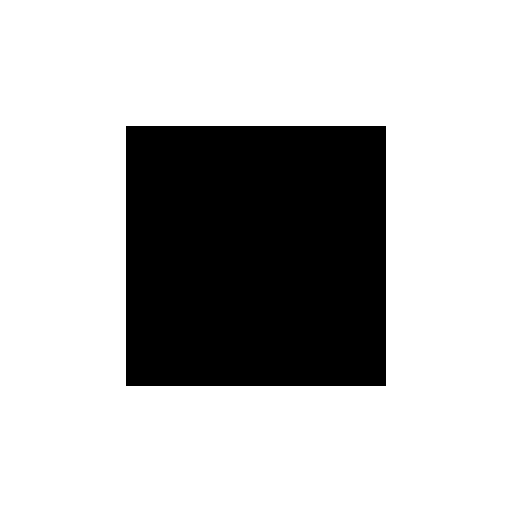
#> input picture circle.png, 512 x 512 px, found by its file name
$ python picture_generation_from_code.py
#> lines starting #> are read from the running program, lines starting #| are printed output that depends on the picture; after the words box and inside, x2 and y2 are one past the last pixel; in counts of white or black regions, pixels touching at a corner belong together
import time

import numpy as np
import os
import cv2


def show_me(image):
    cv2.imshow('image', image)
    cv2.waitKey(0)
    cv2.destroyAllWindows()


def read_transparent_png(img_path):
#> called with img_path = '/Users/popit/Desktop/circle.png'
    image_4channel = cv2.imread(img_path, cv2.IMREAD_UNCHANGED)
#> image_4channel is the input picture: shape (512, 512, 4); mean B, G, R, A 189.2, 189.2, 189.2, 2.4
    alpha_channel = image_4channel[:, :, 3]
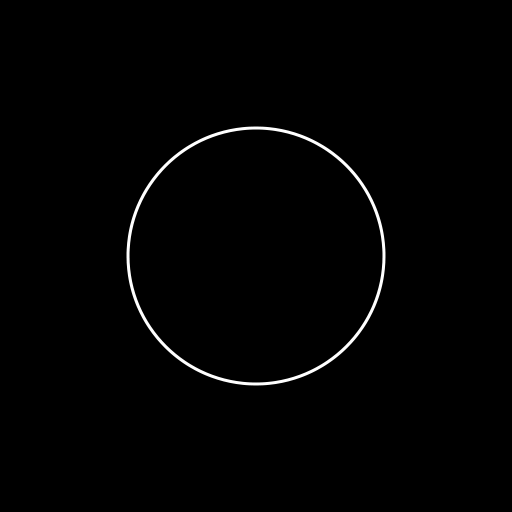
#> alpha_channel: shape (512, 512); min 0, max 255, mean 2.4
    rgb_channels = image_4channel[:, :, :3]
#> rgb_channels: shape (512, 512, 3); 74.2% white; 1 black region, box (x1, y1, x2, y2) and area: (126, 126, 386, 386) 67600

    # White Background Image
    white_background_image = np.ones_like(rgb_channels, dtype=np.uint8) * 255

    # Alpha factor
    alpha_factor = alpha_channel[:, :, np.newaxis].astype(np.float32) / 255.0
    alpha_factor = np.concatenate((alpha_factor, alpha_factor, alpha_factor), axis=2)
#> alpha_factor: shape (512, 512, 3) float32

    # Transparent Image Rendered on White Background
    base = rgb_channels.astype(np.float32) * alpha_factor
#> base: shape (512, 512, 3) float32; every value is 0
    white = white_background_image.astype(np.float32) * (1 - alpha_factor)
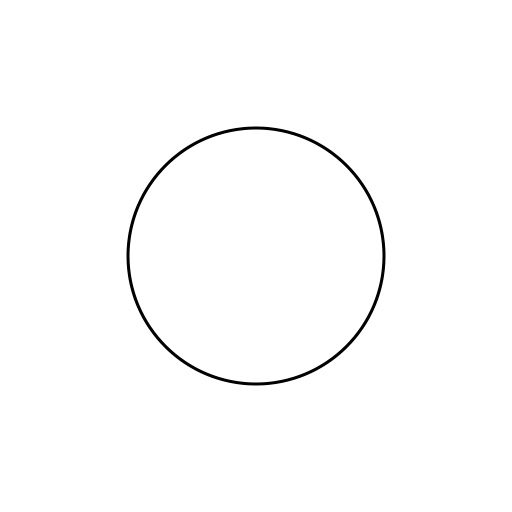
#> white: shape (512, 512, 3) float32; min 0, max 255, mean 252.6
    final_image = base + white

    return final_image.astype(np.uint8)


def remove_background(image_path):
    """Sometimes artefacts occurs on the image. Try another method to read the image:"""
    # image = cv2.imread(image_path)  # with white background
    image = read_transparent_png(image_path)  # with transparent background

    # makes mask that shows if pixel falls into a specific range in BGR color space
    lower_color = np.array([150, 150, 150], dtype=np.uint8)
    upper_color = np.array([255, 255, 255], dtype=np.uint8)
    mask = cv2.inRange(image, lower_color, upper_color)
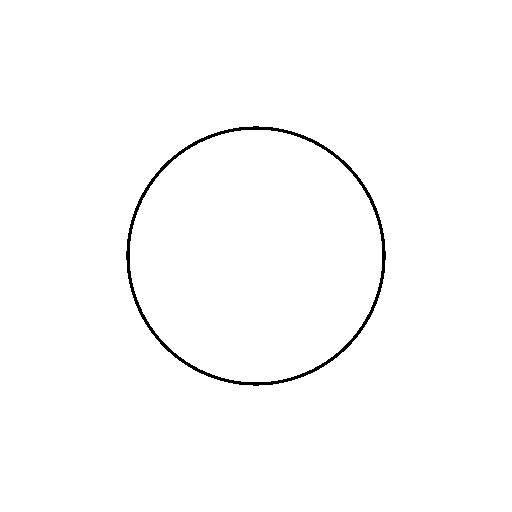
#> mask: shape (512, 512); 99% white; 1 black region, box (x1, y1, x2, y2) and area: (126, 126, 386, 386) 2605

    # creates alpha channel where all pixels in range are transparent
    alpha_channel = np.where(mask > 0, 0, 255).astype(np.uint8)
    image_with_transparency = cv2.merge((image[:, :, :3], alpha_channel))

    # coloring all pixels that are not transparent
    black_mask = (alpha_channel == 255)
    image_with_transparency[black_mask] = [0, 0, 0, 255]
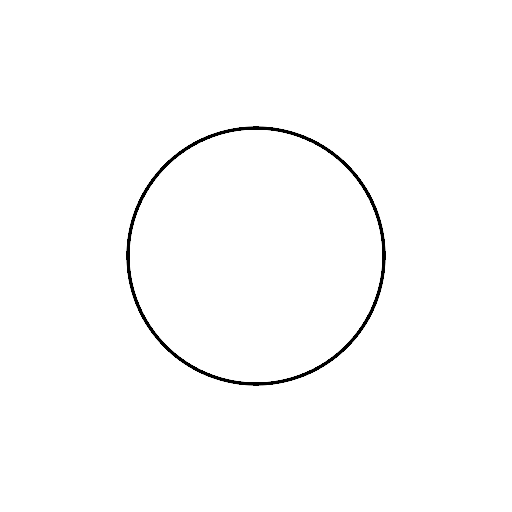
#> image_with_transparency: shape (512, 512, 4); mean of channels 0, 1, 2, 3 252.3, 252.3, 252.3, 2.5; drawn as B, G, R

    return image_with_transparency


def draw_circle(image):
    height, width, _ = image.shape
    center = (width // 2, height // 2)
    circle_color = (0, 0, 0)
    radius = 128
    cv2.circle(image, center, radius, circle_color, thickness=2)
    return image


def combine(img1, img2):
    alpha_1 = img1[:, :, 3]
    alpha_2 = img2[:, :, 3]

    rgb_1 = img1[:, :, :3]
    rgb_2 = img2[:, :, :3]

    merged_alpha = cv2.bitwise_or(alpha_1, alpha_2)
    merged_bw = cv2.bitwise_and(rgb_1, rgb_2)

    result = np.zeros_like(img1)
    result[:, :, :3] = merged_bw
    result[:, :, 3] = merged_alpha

    return result


def rotation(image, angle):
    rot_mat = cv2.getRotationMatrix2D(angle=angle, scale=1., center=(256, 256))
    rotated_circle = cv2.warpAffine(image, rot_mat, image.shape[1::-1], flags=cv2.INTER_LINEAR, borderMode=1)
    return rotated_circle


if __name__ == '__main__':
    current_dir = os.path.join('/Users/popit/Desktop')
    image_path_1 = os.path.join(current_dir, 'circle.png')
    img_paths = [''] * 7
    images = [0] * 7

    img_paths[0] = os.path.join(current_dir, 'circle.png')
    images[0] = remove_background(img_paths[0])
    for i in range(1, 7):
        img_paths[i] = os.path.join(current_dir, f'arch_{i}.png')
        print(img_paths[i])
        images[i] = remove_background(img_paths[i])
#> (the run stopped early here; a loop or call above may not have finished)
